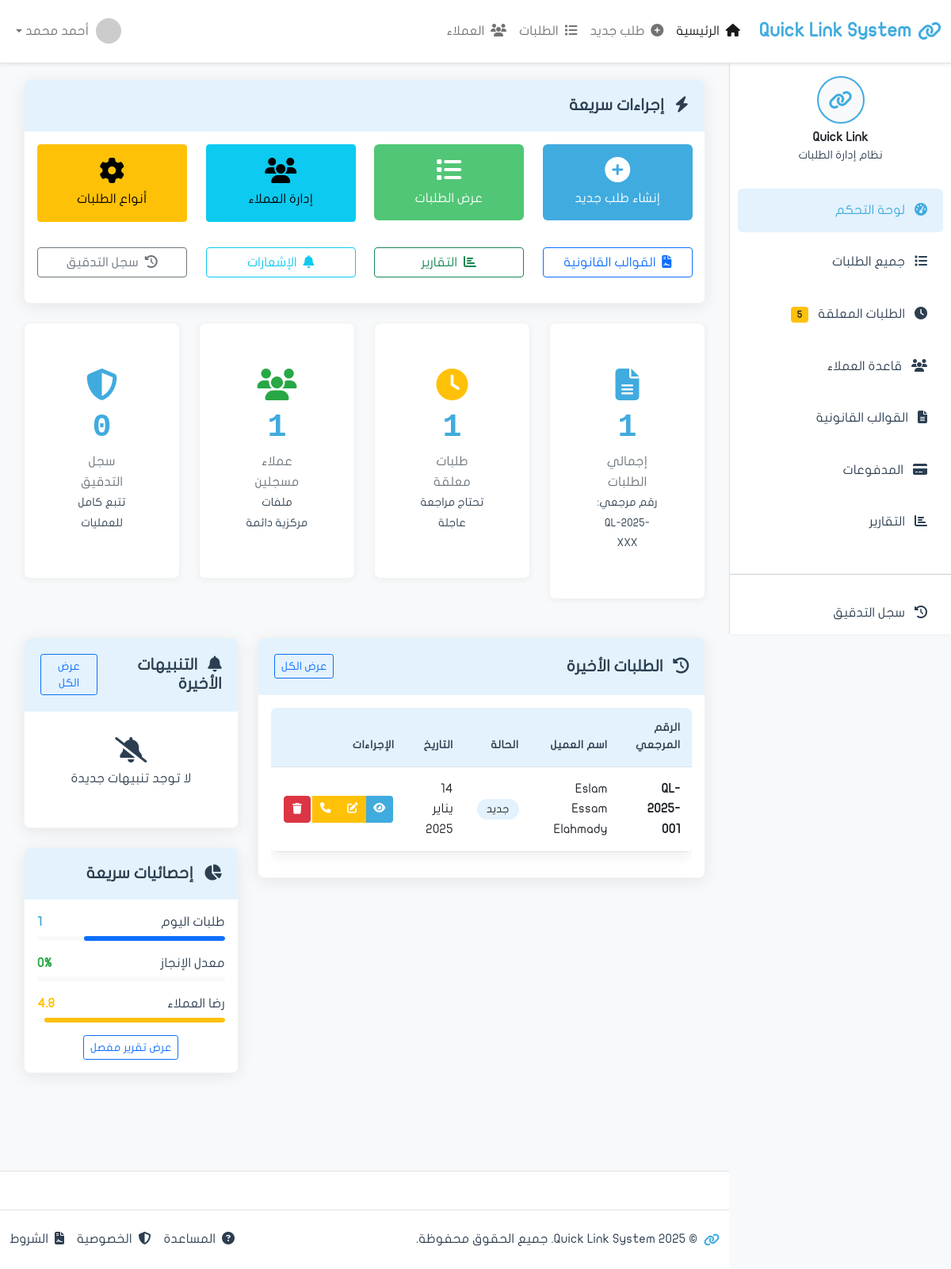
Before: / with the older database file.
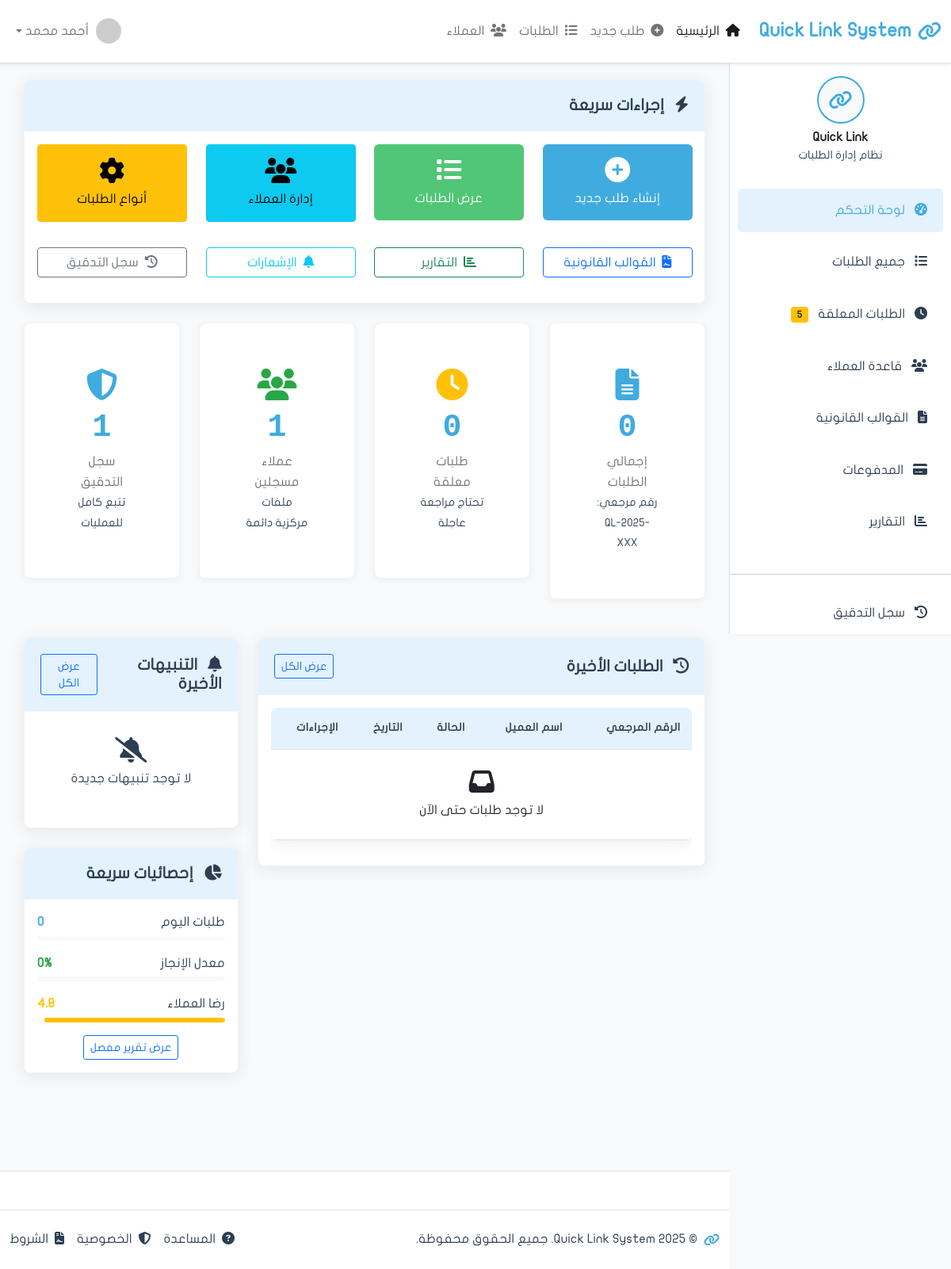
After: the same page with the newer database file.
### apps/requests/models.py (models this page shows, shortened)
class Request(models.Model):
    reference_number = models.CharField(
        'الرقم المرجعي',
        max_length=20,
        unique=True,
        editable=False
    )  # QL-2025-001
    customer = models.ForeignKey(
        'clients.Customer',
        on_delete=models.PROTECT,
        related_name='requests',
        verbose_name='العميل'
    )
    request_type = models.ForeignKey(
        'RequestType',
        on_delete=models.PROTECT,
        related_name='requests',
        verbose_name='نوع الطلب',
        null=True,  # للتوافق مع البيانات القديمة
        blank=True
    )
    request_type_legacy = models.CharField(
        'نوع الطلب (قديم)',
        max_length=100,
        blank=True,
        null=True
    )
    status = models.CharField(
        'الحالة',
        max_length=20,
        choices=RequestStatus.choices,
        default=RequestStatus.NEW
    )
    priority = models.CharField('الأولوية', max_length=20, choices=[
        ('low', 'منخفضة'),
        ('medium', 'متوسطة'),
        ('high', 'عالية'),
        ('urgent', 'عاجلة'),
    ], default='medium')
    template = models.ForeignKey(
        'Template',
        on_delete=models.PROTECT,
        related_name='requests',
        verbose_name='القالب القانوني',
        null=True,
        blank=True
    )
    needs_approval = models.BooleanField('يحتاج موافقة', default=True)
    approved_by = models.ForeignKey(
        'auth.User',
        on_delete=models.SET_NULL,
        null=True,
        blank=True,
        related_name='approved_requests',
        verbose_name='تمت الموافقة من'
    )
    approved_at = models.DateTimeField('تاريخ الموافقة', null=True, blank=True)
    rejected_by = models.ForeignKey(
        'auth.User',
        on_delete=models.SET_NULL,
        null=True,
        blank=True,
        related_name='rejected_requests',
        verbose_name='تم الرفض من'
    )
    rejected_at = models.DateTimeField('تاريخ الرفض', null=True, blank=True)
    rejection_reason = models.TextField('سبب الرفض', blank=True)
    submission_date = models.DateField('تاريخ التقديم', null=True, blank=True)
    due_date = models.DateField('تاريخ الاستحقاق', null=True, blank=True)
    completion_date = models.DateTimeField('تاريخ الإكمال', null=True, blank=True)
    total_amount = models.DecimalField('المبلغ الإجمالي', max_digits=10, decimal_places=2, default=0)
    is_paid = models.BooleanField('مدفوع', default=False)
    payment_method = models.CharField('طريقة الدفع', max_length=50, blank=True)
    description = models.TextField('الوصف', blank=True)
    notes = models.TextField('ملاحظات', blank=True)
    internal_notes = models.TextField('ملاحظات داخلية', blank=True)
    checklist_completed = models.BooleanField('Checklist مكتمل', default=False)
    identity_verified = models.BooleanField('الهوية موثقة', default=False)
    template_selected = models.BooleanField('القالب محدد', default=False)
    payment_confirmed = models.BooleanField('الدفع مؤكد', default=False)
    created_at = models.DateTimeField('تاريخ الإنشاء', auto_now_add=True)
    updated_at = models.DateTimeField('آخر تحديث', auto_now=True)
    created_by = models.ForeignKey(
        'auth.User',
        on_delete=models.SET_NULL,
        null=True,
        related_name='requests_created',
        verbose_name='تم الإنشاء بواسطة'
    )
    assigned_to = models.ForeignKey(
        'auth.User',
        on_delete=models.SET_NULL,
        null=True,
        blank=True,
        related_name='assigned_requests',
        verbose_name='مسند إلى'
    )
    is_deleted = models.BooleanField('محذوف', default=False)
    deleted_at = models.DateTimeField('تاريخ الحذف', null=True, blank=True)
    deleted_by = models.ForeignKey(
        'auth.User',
        on_delete=models.SET_NULL,
        null=True,
        blank=True,
        related_name='requests_deleted',
        verbose_name='تم الحذف بواسطة'
    )
    class Meta:
        verbose_name = 'طلب'
        verbose_name_plural = 'الطلبات'
        ordering = ['-created_at']
        permissions = [
            ('approve_request', 'يمكنه الموافقة على الطلبات'),
            ('reject_request', 'يمكنه رفض الطلبات'),
            ('can_delete_request', 'يمكنه حذف الطلبات'),
            ('view_all_requests', 'يمكنه رؤية جميع الطلبات'),
        ]
        indexes = [
            models.Index(fields=['reference_number']),
            models.Index(fields=['status']),
            models.Index(fields=['created_at']),
        ]

### apps/clients/models.py (models this page shows, shortened)
class Customer(models.Model):
    full_name = models.CharField('الاسم الرباعي', max_length=200)
    full_name_english = models.CharField('الاسم بالإنجليزية', max_length=200, blank=True)
    emirates_id = models.CharField(
        'رقم الهوية',
        max_length=18,
        unique=True,
        validators=[
            RegexValidator(
                regex=r'^784-\d{4}-\d{7}-\d{1}$',
                message='رقم الهوية يجب أن يكون بصيغة: 784-XXXX-XXXXXXX-X'
            )
        ]
    )
    date_of_birth = models.DateField('تاريخ الميلاد')
    nationality = models.CharField('الجنسية', max_length=100, default='الإمارات')
    gender = models.CharField('الجنس', max_length=10, choices=[
        ('male', 'ذكر'),
        ('female', 'أنثى'),
    ])
    phone = models.CharField('رقم الجوال', max_length=20)
    email = models.EmailField('البريد الإلكتروني', blank=True)
    address = models.TextField('العنوان', blank=True)
    occupation = models.CharField('المهنة', max_length=100, blank=True)
    company_name = models.CharField('اسم الشركة', max_length=200, blank=True)
    created_at = models.DateTimeField('تاريخ الإنشاء', auto_now_add=True)
    updated_at = models.DateTimeField('آخر تحديث', auto_now=True)
    created_by = models.ForeignKey(
        'auth.User',
        on_delete=models.SET_NULL,
        null=True,
        related_name='customers_created',
        verbose_name='تم الإنشاء بواسطة'
    )
    is_active = models.BooleanField('نشط', default=True)
    is_verified = models.BooleanField('موثق', default=False)
    notes = models.TextField('ملاحظات', blank=True)
    class Meta:
        verbose_name = 'عميل'
        verbose_name_plural = 'العملاء'
        ordering = ['-created_at']
        indexes = [
            models.Index(fields=['emirates_id']),
            models.Index(fields=['full_name']),
            models.Index(fields=['phone']),
        ]

### apps/requests/views.py (the view)
# urls.py: path('', views.dashboard, name='dashboard'),
def dashboard(request):
    from django.db.models import Count, Q
    from apps.audit.models import AuditLog
    total_requests = Request.objects.filter(is_deleted=False).count()
    pending_requests = Request.objects.filter(
        status__in=['new', 'in_review', 'pending_payment'],
        is_deleted=False
    ).count()
    total_customers = Customer.objects.filter(is_active=True).count()
    audit_logs_count = AuditLog.objects.count()
    recent_requests = Request.objects.filter(
        is_deleted=False
    ).select_related('customer', 'created_by').order_by('-created_at')[:10]
    today_requests = Request.objects.filter(
        created_at__date=date.today(),
        is_deleted=False
    ).count()
    completed_requests = Request.objects.filter(status='completed', is_deleted=False).count()
    completion_rate = round((completed_requests / total_requests * 100), 1) if total_requests > 0 else 0
    from apps.notifications.models import Notification
    recent_notifications = Notification.objects.filter(
        is_read=False
    ).order_by('-created_at')[:3]
    context = {
        'page_title': 'لوحة التحكم',
        'total_requests': total_requests,
        'pending_requests': pending_requests,
        'total_customers': total_customers,
        'audit_logs_count': audit_logs_count,
        'recent_requests': recent_requests,
        'today_requests': today_requests,
        'completion_rate': completion_rate,
        'recent_notifications': recent_notifications,
    }
    return render(request, 'requests/dashboard.html', context)

### apps/requests/templates/requests/dashboard.html (shortened to what the changed rows need)
{% extends 'base.html' %}
{% load static %}
{% block content %}
    <div class="row mb-4">
        <div class="col-xl-3 col-md-6 mb-4">
            <div class="card stats-card">
                <div class="card-body text-center">
                    <i class="fas fa-file-alt icon-large text-primary"></i>
                    <div class="stats-number">{{ total_requests|default:0 }}</div>
                    <div class="stats-label">إجمالي الطلبات</div>
                    <small class="text-muted">رقم مرجعي: QL-2025-XXX</small>
                </div>
            </div>
        </div>
        <div class="col-xl-3 col-md-6 mb-4">
            <div class="card stats-card">
                <div class="card-body text-center">
                    <i class="fas fa-clock icon-large text-warning"></i>
                    <div class="stats-number">{{ pending_requests|default:0 }}</div>
                    <div class="stats-label">طلبات معلقة</div>
                    <small class="text-muted">تحتاج مراجعة عاجلة</small>
                </div>
            </div>
        </div>
        <div class="col-xl-3 col-md-6 mb-4">
            <div class="card stats-card">
                <div class="card-body text-center">
                    <i class="fas fa-shield-alt icon-large text-info"></i>
                    <div class="stats-number">{{ audit_logs_count|default:0 }}</div>
                    <div class="stats-label">سجل التدقيق</div>
                    <small class="text-muted">تتبع كامل للعمليات</small>
                </div>
            </div>
        </div>
    </div>
    <div class="row">
        <div class="col-lg-8 mb-4">
            <div class="card shadow-custom">
                <div class="card-body">
                    <div class="table-responsive">
                        <table class="table table-hover">
                            <thead>
                                <tr>
                                    <th>الرقم المرجعي</th>
                                    <th>اسم العميل</th>
                                    <th>الحالة</th>
                                    <th>التاريخ</th>
                                    <th>الإجراءات</th>
                                </tr>
                            </thead>
                            <tbody>
                                {% if recent_requests %}
                                    {% for req in recent_requests %}
                                    <tr>
                                        <td><strong>{{ req.reference_number }}</strong></td>
                                        <td>{{ req.customer.full_name }}</td>
                                        <td>
                                            <span class="status-badge
                                                {% if req.status == 'new' %}status-new
                                                {% elif req.status == 'in_review' %}status-inprogress
                                                {% elif req.status == 'completed' or req.status == 'paid' %}status-completed
                                                {% else %}status-cancelled{% endif %}">
                                                {{ req.get_status_display }}
                                            </span>
                                        </td>
                                        <td>{{ req.created_at|date:"d يناير Y" }}</td>
                                        <td>
                                            <div class="btn-group" role="group">
                                                <a href="{% url 'requests:detail' req.id %}" class="btn btn-action btn-view" title="عرض التفاصيل">
                                                    <i class="fas fa-eye"></i>
                                                </a>
                                                {% if req.status == 'new' or req.status == 'in_review' %}
                                                    <a href="{% url 'requests:edit' req.id %}" class="btn btn-action btn-edit" title="تعديل">
                                                        <i class="fas fa-edit"></i>
                                                    </a>
                                                {% endif %}
                                                <a href="{% url 'chat:room' %}?customer_id={{ req.customer.id }}" class="btn btn-action btn-warning" title="اتصال عبر WhatsApp">
                                                    <i class="fas fa-phone"></i>
                                                </a>
                                                {% if req.status == 'new' or req.status == 'in_review' or req.status == 'cancelled' %}
                                                    <form method="post" action="{% url 'requests:delete' req.id %}" style="display: inline;" onsubmit="return confirm('هل أنت متأكد من حذف الطلب {{ req.reference_number }}؟\n\nهذا الإجراء لا يمكن التراجع عنه!');">
                                                        <button type="submit" class="btn btn-action btn-danger" title="حذف">
                                                            <i class="fas fa-trash"></i>
                                                        </button>
                                                    </form>
                                                {% endif %}
                                            </div>
                                        </td>
                                    </tr>
                                    {% endfor %}
                                {% else %}
                                    <tr>
                                        <td colspan="5" class="text-center text-muted py-4">
                                            <i class="fas fa-inbox fa-2x mb-2 d-block"></i>
                                            لا توجد طلبات حتى الآن
                                        </td>
                                    </tr>
                                {% endif %}
                            </tbody>
                        </table>
                    </div>
                </div>
            </div>
        </div>
        <div class="col-lg-4 mb-4">
            <div class="card shadow-custom">
                <div class="card-body">
                    <div class="mb-3">
                        <div class="d-flex justify-content-between">
                            <span>طلبات اليوم</span>
                            <strong class="text-primary">{{ today_requests|default:0 }}</strong>
                        </div>
                        <div class="progress mt-1" style="height: 6px;">
                            <div class="progress-bar bg-primary" style="width: {% if today_requests > 0 %}75{% else %}0{% endif %}%"></div>
                        </div>
                    </div>
                </div>
            </div>
        </div>
    </div>
{% endblock content %}

Changed rows visible on the page:
no longer on this page (row edited): Request: reference_number "QL-2025-001", customer.full_name "Eslam Essam Elahmady", status "جديد", created_at "14 يناير 2025"
Other visible differences:
{{ total_requests|default:0 }}: "1" → "0"
{{ pending_requests|default:0 }}: "1" → "0"
{{ audit_logs_count|default:0 }}: "0" → "1"
{{ today_requests|default:0 }}: "1" → "0"
text now shown: "لا توجد طلبات حتى الآن"
